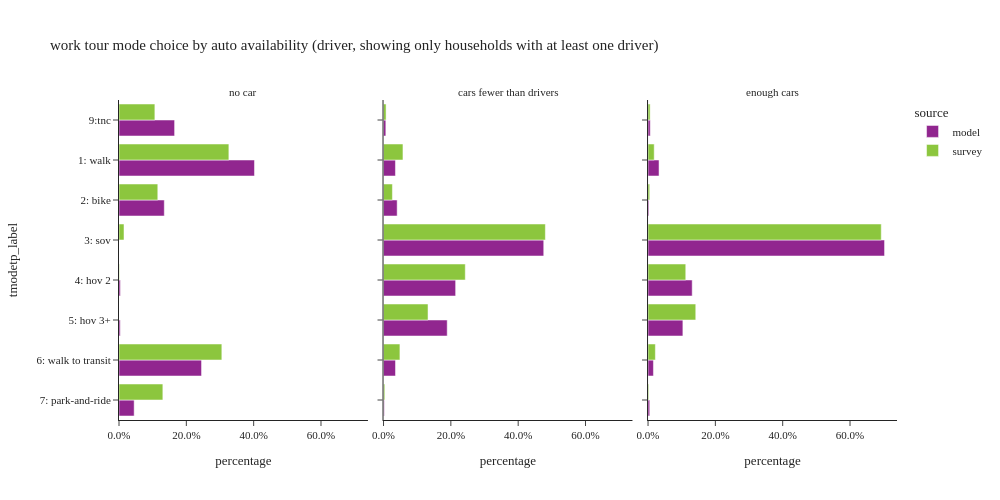

Notebook code for this chart:
### Code cell
plot_mode_choice(wk_tour.loc[wk_tour['auto_available_driver']!="no dirver"],"auto_available_driver",
                 {"auto_available_driver":["no car", "cars fewer than drivers","enough cars"],
                  "tmodetp_label":["1: walk","2: bike","3: sov","4: hov 2","5: hov 3+","6: walk to transit",
                                   "7: park-and-ride","8: school bus","9: other–survey only"]},
                 "auto availability (driver, showing only households with at least one driver)",3,500,1000)

### Figure 1 — Plotly figure (JSON) as saved in the notebook; plotly's stock layout.template omitted (floating-point values rounded to 4 significant figures)
{"data": [{"alignmentgroup": "True", "customdata": [[10146], [4431], [193], [143], [7634], [1369], [4287]], "hovertemplate": "source=model<br>auto_available_driver=no car<br>percentage=%{x}<br>tmodetp_label=%{y}<br>sample count=%{customdata[0]}<extra></extra>", "legendgroup": "model", "marker": {"color": "#91268F", "pattern": {"shape": ""}}, "name": "model", "offsetgroup": "model", "orientation": "h", "showlegend": true, "textposition": "auto", "type": "bar", "x": [0.4024, 0.1345, 0.004043, 0.003669, 0.2452, 0.04503, 0.1652], "xaxis": "x", "y": ["1: walk", "2: bike", "4: hov 2", "5: hov 3+", "6: walk to transit", "7: park-and-ride", "9:tnc"], "yaxis": "y"}, {"alignmentgroup": "True", "customdata": [[61], [28], [5], [2], [96], [8], [9]], "hovertemplate": "source=survey<br>auto_available_driver=no car<br>percentage=%{x}<br>tmodetp_label=%{y}<br>sample count=%{customdata[0]}<extra></extra>", "legendgroup": "survey", "marker": {"color": "#8CC63E", "pattern": {"shape": ""}}, "name": "survey", "offsetgroup": "survey", "orientation": "h", "showlegend": true, "textposition": "auto", "type": "bar", "x": [0.3264, 0.1152, 0.01486, 0.001243, 0.3055, 0.1302, 0.1065], "xaxis": "x", "y": ["1: walk", "2: bike", "3: sov", "4: hov 2", "6: walk to transit", "7: park-and-ride", "9:tnc"], "yaxis": "y"}, {"alignmentgroup": "True", "customdata": [[13069], [17816], [232228], [106629], [95700], [13869], [1097], [2556]], "hovertemplate": "source=model<br>auto_available_driver=cars fewer than drivers<br>percentage=%{x}<br>tmodetp_label=%{y}<br>sample count=%{customdata[0]}<extra></extra>", "legendgroup": "model", "marker": {"color": "#91268F", "pattern": {"shape": ""}}, "name": "model", "offsetgroup": "model", "orientation": "h", "showlegend": false, "textposition": "auto", "type": "bar", "x": [0.03542, 0.04052, 0.4759, 0.2142, 0.1892, 0.03557, 0.00227, 0.006875], "xaxis": "x2", "y": ["1: walk", "2: bike", "3: sov", "4: hov 2", "5: hov 3+", "6: walk to transit", "7: park-and-ride", "9:tnc"], "yaxis": "y2"}, {"alignmentgroup": "True", "customdata": [[46], [47], [221], [74], [23], [87], [4], [3]], "hovertemplate": "source=survey<br>auto_available_driver=cars fewer than drivers<br>percentage=%{x}<br>tmodetp_label=%{y}<br>sample count=%{customdata[0]}<extra></extra>", "legendgroup": "survey", "marker": {"color": "#8CC63E", "pattern": {"shape": ""}}, "name": "survey", "offsetgroup": "survey", "orientation": "h", "showlegend": false, "textposition": "auto", "type": "bar", "x": [0.05774, 0.02637, 0.4807, 0.2429, 0.1322, 0.04871, 0.003773, 0.007593], "xaxis": "x2", "y": ["1: walk", "2: bike", "3: sov", "4: hov 2", "5: hov 3+", "6: walk to transit", "7: park-and-ride", "9:tnc"], "yaxis": "y2"}, {"alignmentgroup": "True", "customdata": [[32776], [2850], [866449], [168527], [134161], [15441], [6215], [6582]], "hovertemplate": "source=model<br>auto_available_driver=enough cars<br>percentage=%{x}<br>tmodetp_label=%{y}<br>sample count=%{customdata[0]}<extra></extra>", "legendgroup": "model", "marker": {"color": "#91268F", "pattern": {"shape": ""}}, "name": "model", "offsetgroup": "model", "orientation": "h", "showlegend": false, "textposition": "auto", "type": "bar", "x": [0.03266, 0.002469, 0.7025, 0.1312, 0.1035, 0.01602, 0.005046, 0.00658], "xaxis": "x3", "y": ["1: walk", "2: bike", "3: sov", "4: hov 2", "5: hov 3+", "6: walk to transit", "7: park-and-ride", "9:tnc"], "yaxis": "y3"}, {"alignmentgroup": "True", "customdata": [[48], [29], [786], [100], [62], [74], [8], [4]], "hovertemplate": "source=survey<br>auto_available_driver=enough cars<br>percentage=%{x}<br>tmodetp_label=%{y}<br>sample count=%{customdata[0]}<extra></extra>", "legendgroup": "survey", "marker": {"color": "#8CC63E", "pattern": {"shape": ""}}, "name": "survey", "offsetgroup": "survey", "orientation": "h", "showlegend": false, "textposition": "auto", "type": "bar", "x": [0.01833, 0.004917, 0.6928, 0.112, 0.1417, 0.02178, 0.002159, 0.006229], "xaxis": "x3", "y": ["1: walk", "2: bike", "3: sov", "4: hov 2", "5: hov 3+", "6: walk to transit", "7: park-and-ride", "9:tnc"], "yaxis": "y3"}], "layout": {"annotations": [{"font": {}, "showarrow": false, "text": "no car", "x": 0.16, "xanchor": "center", "xref": "paper", "y": 1.0, "yanchor": "bottom", "yref": "paper"}, {"font": {}, "showarrow": false, "text": "cars fewer than drivers", "x": 0.5, "xanchor": "center", "xref": "paper", "y": 1.0, "yanchor": "bottom", "yref": "paper"}, {"font": {}, "showarrow": false, "text": "enough cars", "x": 0.84, "xanchor": "center", "xref": "paper", "y": 1.0, "yanchor": "bottom", "yref": "paper"}], "barmode": "group", "height": 500, "legend": {"title": {"text": "source"}, "tracegroupgap": 0}, "title": {"text": "work tour mode choice by auto availability (driver, showing only households with at least one driver)"}, "width": 1000, "xaxis": {"anchor": "y", "domain": [0.0, 0.32], "tickformat": ".1%", "title": {"text": "percentage"}}, "xaxis2": {"anchor": "y2", "domain": [0.34, 0.66], "matches": "x", "tickformat": ".1%", "title": {"text": "percentage"}}, "xaxis3": {"anchor": "y3", "domain": [0.68, 1.0], "matches": "x", "tickformat": ".1%", "title": {"text": "percentage"}}, "yaxis": {"anchor": "x", "categoryarray": ["9: other–survey only", "8: school bus", "7: park-and-ride", "6: walk to transit", "5: hov 3+", "4: hov 2", "3: sov", "2: bike", "1: walk"], "categoryorder": "array", "domain": [0.0, 1.0], "title": {"text": "tmodetp_label"}}, "yaxis2": {"anchor": "x2", "domain": [0.0, 1.0], "matches": "y", "showticklabels": false}, "yaxis3": {"anchor": "x3", "domain": [0.0, 1.0], "matches": "y", "showticklabels": false}}}
